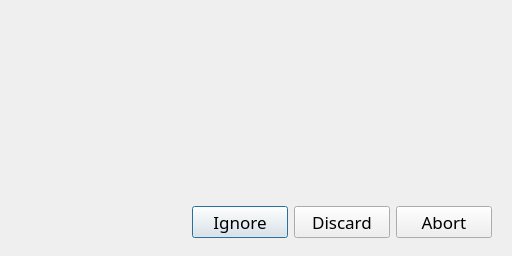
<?xml version="1.0" encoding="UTF-8"?>
<ui version="4.0">
 <class>DialogIda</class>
 <widget class="QDialog" name="DialogIda">
  <property name="geometry">
   <rect>
    <x>0</x>
    <y>0</y>
    <width>512</width>
    <height>256</height>
   </rect>
  </property>
  <property name="minimumSize">
   <size>
    <width>512</width>
    <height>192</height>
   </size>
  </property>
  <property name="font">
   <font>
    <family>Metropolis</family>
    <pointsize>13</pointsize>
   </font>
  </property>
  <property name="windowIcon">
   <iconset>
    <normalon>:/logo/logo/logdoctor.svg</normalon>
   </iconset>
  </property>
  <property name="modal">
   <bool>true</bool>
  </property>
  <layout class="QVBoxLayout" name="verticalLayout">
   <item>
    <widget class="QFrame" name="frame_Message">
     <property name="sizePolicy">
      <sizepolicy hsizetype="Preferred" vsizetype="Minimum">
       <horstretch>0</horstretch>
       <verstretch>0</verstretch>
      </sizepolicy>
     </property>
     <layout class="QGridLayout" name="gridLayout">
      <property name="topMargin">
       <number>0</number>
      </property>
      <property name="bottomMargin">
       <number>0</number>
      </property>
      <item row="0" column="0" rowspan="3">
       <widget class="QLabel" name="label_Icon">
        <property name="minimumSize">
         <size>
          <width>64</width>
          <height>64</height>
         </size>
        </property>
        <property name="maximumSize">
         <size>
          <width>64</width>
          <height>64</height>
         </size>
        </property>
        <property name="pixmap">
         <pixmap resource="../../resources/resources.qrc">:/icons/icons/dialogs/quest.png</pixmap>
        </property>
        <property name="alignment">
         <set>Qt::AlignCenter</set>
        </property>
       </widget>
      </item>
      <item row="1" column="1">
       <widget class="QLabel" name="label_Title">
        <property name="minimumSize">
         <size>
          <width>0</width>
          <height>64</height>
         </size>
        </property>
        <property name="maximumSize">
         <size>
          <width>16777215</width>
          <height>64</height>
         </size>
        </property>
        <property name="font">
         <font>
          <family>Metropolis</family>
          <pointsize>13</pointsize>
         </font>
        </property>
        <property name="text">
         <string/>
        </property>
        <property name="wordWrap">
         <bool>true</bool>
        </property>
        <property name="indent">
         <number>8</number>
        </property>
       </widget>
      </item>
      <item row="3" column="0" colspan="2">
       <widget class="QLabel" name="label_Message">
        <property name="sizePolicy">
         <sizepolicy hsizetype="Preferred" vsizetype="Expanding">
          <horstretch>0</horstretch>
          <verstretch>0</verstretch>
         </sizepolicy>
        </property>
        <property name="minimumSize">
         <size>
          <width>0</width>
          <height>24</height>
         </size>
        </property>
        <property name="font">
         <font>
          <family>Metropolis</family>
          <pointsize>13</pointsize>
         </font>
        </property>
        <property name="alignment">
         <set>Qt::AlignLeading|Qt::AlignLeft|Qt::AlignTop</set>
        </property>
        <property name="wordWrap">
         <bool>true</bool>
        </property>
        <property name="margin">
         <number>4</number>
        </property>
       </widget>
      </item>
     </layout>
    </widget>
   </item>
   <item>
    <widget class="QFrame" name="frame_Buttons">
     <property name="minimumSize">
      <size>
       <width>0</width>
       <height>48</height>
      </size>
     </property>
     <property name="maximumSize">
      <size>
       <width>16777215</width>
       <height>48</height>
      </size>
     </property>
     <layout class="QHBoxLayout" name="horizontalLayout">
      <item>
       <spacer name="horizontalSpacer">
        <property name="orientation">
         <enum>Qt::Horizontal</enum>
        </property>
        <property name="sizeHint" stdset="0">
         <size>
          <width>333</width>
          <height>27</height>
         </size>
        </property>
       </spacer>
      </item>
      <item>
       <widget class="QPushButton" name="button_IGNORE">
        <property name="minimumSize">
         <size>
          <width>96</width>
          <height>32</height>
         </size>
        </property>
        <property name="maximumSize">
         <size>
          <width>96</width>
          <height>32</height>
         </size>
        </property>
        <property name="text">
         <string>Ignore</string>
        </property>
       </widget>
      </item>
      <item>
       <widget class="QPushButton" name="button_DISCARD">
        <property name="minimumSize">
         <size>
          <width>96</width>
          <height>32</height>
         </size>
        </property>
        <property name="maximumSize">
         <size>
          <width>96</width>
          <height>32</height>
         </size>
        </property>
        <property name="text">
         <string>Discard</string>
        </property>
       </widget>
      </item>
      <item>
       <widget class="QPushButton" name="button_ABORT">
        <property name="minimumSize">
         <size>
          <width>96</width>
          <height>32</height>
         </size>
        </property>
        <property name="maximumSize">
         <size>
          <width>96</width>
          <height>32</height>
         </size>
        </property>
        <property name="text">
         <string>Abort</string>
        </property>
       </widget>
      </item>
     </layout>
    </widget>
   </item>
  </layout>
 </widget>
 <resources>
  <include location="../../resources/resources.qrc"/>
 </resources>
 <connections/>
</ui>
